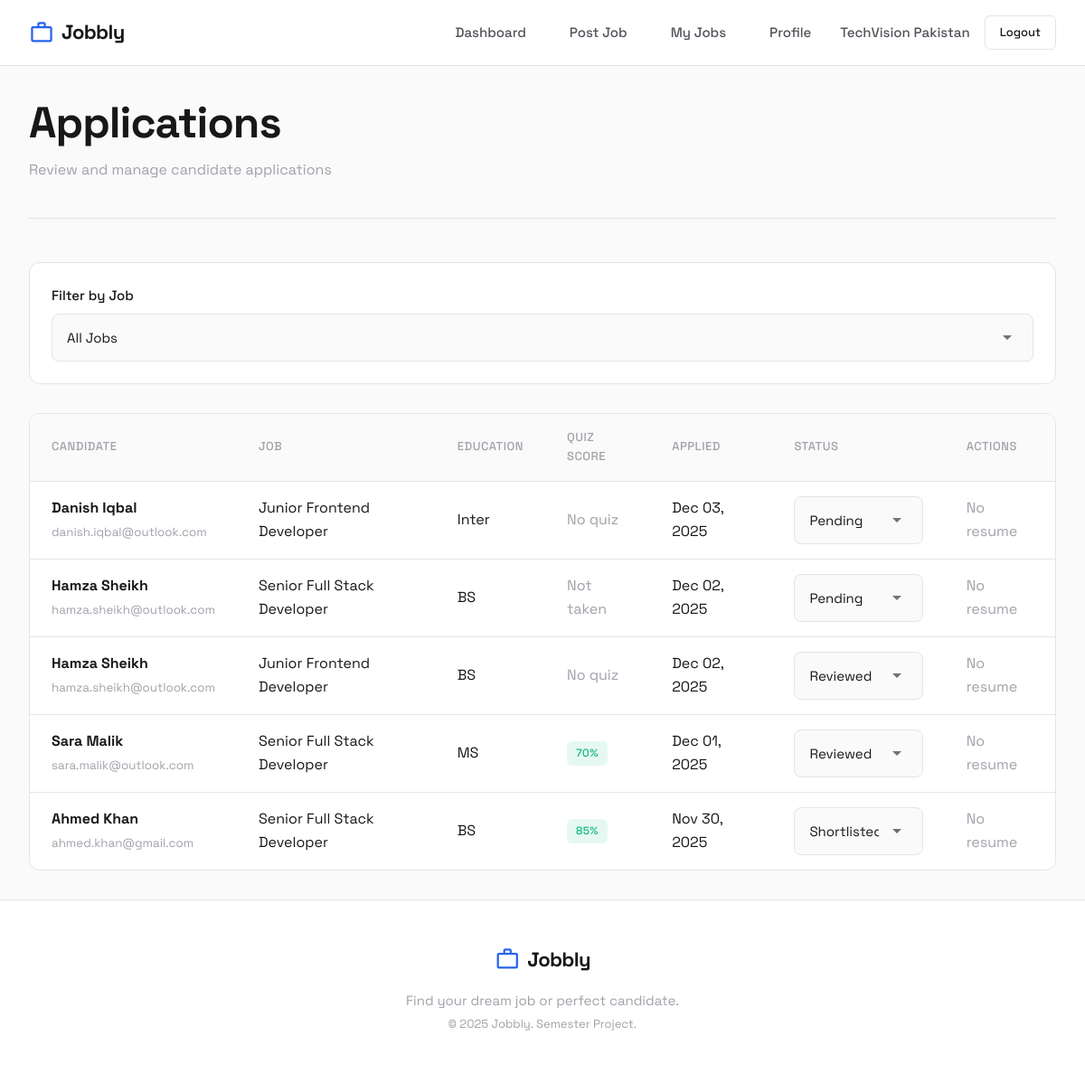
/company/view-applications.php (signed in), run on the app's committed database.
### tables this page shows
CREATE TABLE applications (
    application_id INT AUTO_INCREMENT PRIMARY KEY,
    job_id INT NOT NULL,
    seeker_id INT NOT NULL,
    applied_date TIMESTAMP DEFAULT CURRENT_TIMESTAMP,
    status ENUM('pending', 'reviewed', 'shortlisted', 'rejected') DEFAULT 'pending',
    FOREIGN KEY (job_id) REFERENCES jobs(job_id) ON DELETE CASCADE,
    FOREIGN KEY (seeker_id) REFERENCES seekers(seeker_id) ON DELETE CASCADE,
    UNIQUE KEY unique_application (job_id, seeker_id)
);

CREATE TABLE seekers (
    seeker_id INT AUTO_INCREMENT PRIMARY KEY,
    user_id INT NOT NULL UNIQUE,
    full_name VARCHAR(255) NOT NULL,
    pfp VARCHAR(255),
    resume_url VARCHAR(255),
    experience TEXT,
    education ENUM('Matric', 'Inter', 'BS', 'MS', 'PhD') DEFAULT 'Matric',
    FOREIGN KEY (user_id) REFERENCES users(user_id) ON DELETE CASCADE
);

CREATE TABLE users (
    user_id INT AUTO_INCREMENT PRIMARY KEY,
    email VARCHAR(255) UNIQUE NOT NULL,
    password VARCHAR(255) NOT NULL,
    user_type ENUM('company', 'seeker') NOT NULL,
    created_at TIMESTAMP DEFAULT CURRENT_TIMESTAMP
);

CREATE TABLE jobs (
    job_id INT AUTO_INCREMENT PRIMARY KEY,
    company_id INT NOT NULL,
    title VARCHAR(255) NOT NULL,
    description TEXT,
    location VARCHAR(255),
    salary_min INT,
    salary_max INT,
    job_type ENUM('full-time', 'part-time', 'internship', 'contract', 'remote') DEFAULT 'full-time',
    required_skills TEXT,
    required_education ENUM('Matric', 'Inter', 'BS', 'MS', 'PhD') DEFAULT 'Matric',
    posted_date TIMESTAMP DEFAULT CURRENT_TIMESTAMP,
    status ENUM('active', 'closed') DEFAULT 'active',
    FOREIGN KEY (company_id) REFERENCES companies(company_id) ON DELETE CASCADE
);

CREATE TABLE quiz_attempts (
    attempt_id INT AUTO_INCREMENT PRIMARY KEY,
    quiz_id INT NOT NULL,
    seeker_id INT NOT NULL,
    score INT DEFAULT 0,
    attempt_date TIMESTAMP DEFAULT CURRENT_TIMESTAMP,
    is_passed BOOLEAN DEFAULT FALSE,
    time_taken INT,
    FOREIGN KEY (quiz_id) REFERENCES quizzes(quiz_id) ON DELETE CASCADE,
    FOREIGN KEY (seeker_id) REFERENCES seekers(seeker_id) ON DELETE CASCADE
);

### includes/functions.php (called while the page is built, shortened)
<?php
function e($string) {
    return htmlspecialchars($string, ENT_QUOTES, 'UTF-8');
}
function formatDate($date) {
    return date('M d, Y', strtotime($date));
}

### company/view-applications.php (the view, shortened to what this page needs)
<?php
$db = getDB();
$companyId = $_SESSION['company_id'];
$sql = "
    SELECT a.*, j.title as job_title, s.full_name, s.education, s.resume_url, u.email,
           qa.score as quiz_score, qa.is_passed, q.passing_score
    FROM applications a
    JOIN jobs j ON a.job_id = j.job_id
    JOIN seekers s ON a.seeker_id = s.seeker_id
    JOIN users u ON s.user_id = u.user_id
    LEFT JOIN quizzes q ON j.job_id = q.job_id
    LEFT JOIN quiz_attempts qa ON q.quiz_id = qa.quiz_id AND a.seeker_id = qa.seeker_id
    WHERE j.company_id = ?
";
$params = [$companyId];
$sql .= " ORDER BY a.applied_date DESC";
$stmt = $db->prepare($sql);
$stmt->execute($params);
$applications = $stmt->fetchAll();
require_once __DIR__ . '/../includes/header.php';
?>
<div class="page-header">
    <h1 class="page-title">Applications</h1>
    <p class="page-subtitle">Review and manage candidate applications</p>
</div>
<div class="filters">
    <form method="GET" action="" class="filters-form" novalidate>
        <div class="form-group">
            <label class="form-label">Filter by Job</label>
            <select name="job" class="form-select" onchange="this.form.submit()">
                <option value="">All Jobs</option>
            </select>
        </div>
    </form>
</div>
<?php if (empty($applications)): ?>
<div class="empty-state">
    <span class="material-symbols-outlined">inbox</span>
    <h3>No Applications Yet</h3>
    <p>Applications will appear here once candidates apply to your jobs.</p>
</div>
<?php else: ?>
<div class="table-container">
    <table class="table">
        <thead>
            <tr>
                <th>Candidate</th>
                <th>Job</th>
                <th>Education</th>
                <th>Quiz Score</th>
                <th>Applied</th>
                <th>Status</th>
                <th>Actions</th>
            </tr>
        </thead>
        <tbody>
            <?php foreach ($applications as $app): ?>
            <tr>
                <td>
                    <strong><?= e($app['full_name']) ?></strong>
                    <br><small class="text-muted"><?= e($app['email']) ?></small>
                </td>
                <td><?= e($app['job_title']) ?></td>
                <td><?= e($app['education']) ?></td>
                <td>
                    <?php if ($app['quiz_score'] !== null): ?>
                        <span class="badge <?= $app['is_passed'] ? 'badge-success' : 'badge-danger' ?>">
                            <?= $app['quiz_score'] ?>%
                        </span>
                    <?php elseif ($app['passing_score'] !== null): ?>
                        <span class="text-muted">Not taken</span>
                    <?php else: ?>
                        <span class="text-muted">No quiz</span>
                    <?php endif; ?>
                </td>
                <td><?= formatDate($app['applied_date']) ?></td>
                <td>
                    <form method="POST" style="display: inline;" novalidate>
                        <select name="status" class="form-select" style="min-width: 130px;" onchange="this.form.submit()">
                            <?php
                            $statuses = ['pending', 'reviewed', 'shortlisted', 'rejected'];
                            foreach ($statuses as $s): ?>
                            <option value="<?= $s ?>" <?= $app['status'] === $s ? 'selected' : '' ?>>
                                <?= ucfirst($s) ?>
                            </option>
                            <?php endforeach; ?>
                        </select>
                    </form>
                </td>
                <td>
                    <?php if ($app['resume_url']): ?>
                    <a href="<?= SITE_URL ?>/uploads/resumes/<?= e($app['resume_url']) ?>"
                       target="_blank" class="btn btn-sm">
                        <span class="material-symbols-outlined">description</span>
                        Resume
                    </a>
                    <?php else: ?>
                    <span class="text-muted">No resume</span>
                    <?php endif; ?>
                </td>
            </tr>
            <?php endforeach; ?>
        </tbody>
    </table>
</div>
<?php endif; ?>
<?php require_once __DIR__ . '/../includes/footer.php'; ?>

### assets/css/variables.css (style rules this page uses)
:root { --primary: #2563eb; --primary-hover: #1d4ed8; --primary-light: #eff6ff; --primary-subtle: rgba(37, 99, 235, 0.06); --accent-yellow: #f59e0b; --accent-green: #10b981; --accent-red: #ef4444; --accent-purple: #8b5cf6; --success: #22c55e; --bg: #fafafa; --bg-alt: #ffffff; --bg-elevated: #ffffff; --text: #18181b; --text-secondary: #52525b; --text-muted: #a1a1aa; --border: #e4e4e7; --border-hover: #d4d4d8; --shadow-xs: 0 1px 2px rgba(0, 0, 0, 0.04); --shadow-sm: 0 2px 4px rgba(0, 0, 0, 0.04), 0 1px 2px rgba(0, 0, 0, 0.02); --shadow-md: 0 4px 12px rgba(0, 0, 0, 0.06), 0 2px 4px rgba(0, 0, 0, 0.04); --shadow-lg: 0 8px 24px rgba(0, 0, 0, 0.08), 0 4px 8px rgba(0, 0, 0, 0.04); --shadow-xl: 0 16px 48px rgba(0, 0, 0, 0.1); --ring: 0 0 0 3px rgba(37, 99, 235, 0.15); --space-xs: 0.25rem; --space-sm: 0.5rem; --space-md: 1rem; --space-lg: 1.5rem; --space-xl: 2rem; --space-2xl: 3rem; --space-3xl: 4rem; --border-width: 1px; --radius-sm: 6px; --radius-md: 8px; --radius-lg: 12px; --radius-xl: 16px; --radius-full: 9999px; --transition-fast: 0.15s ease; --transition: 0.2s ease; --transition-slow: 0.3s ease; }

### assets/css/style.css (style rules this page uses)
* { margin: 0; padding: 0; box-sizing: border-box; }
html { scroll-behavior: smooth; }
body { font-family: 'Space Grotesk', -apple-system, BlinkMacSystemFont, sans-serif; background: var(--bg); color: var(--text); line-height: 1.6; min-height: 100vh; display: flex; flex-direction: column; -webkit-font-smoothing: antialiased; -moz-osx-font-smoothing: grayscale; }
h1, h2, h3, h4, h5, h6 { font-weight: 600; line-height: 1.3; letter-spacing: -0.02em; color: var(--text); }
h1 { font-size: clamp(2rem, 5vw, 3rem); font-weight: 700; }
p { margin-bottom: var(--space-md); color: var(--text-secondary); }
.page-header { margin-bottom: var(--space-2xl); padding-bottom: var(--space-lg); border-bottom: var(--border-width) solid var(--border); }
.page-title { margin-bottom: var(--space-sm); }
.page-subtitle { color: var(--text-muted); }
.text-muted { color: var(--text-muted); }

### assets/css/components.css (style rules this page uses)
.badge { display: inline-flex; align-items: center; padding: 0.25rem 0.625rem; font-size: 0.75rem; font-weight: 500; text-transform: uppercase; letter-spacing: 0.03em; border-radius: var(--radius-sm); transition: all 0.2s ease; }
.badge-success { background: rgba(16, 185, 129, 0.1); color: var(--accent-green); }
.form-group { margin-bottom: var(--space-lg); }
.form-label { display: block; font-weight: 500; font-size: 0.9375rem; margin-bottom: var(--space-sm); color: var(--text); }
.form-input, .form-select, .form-textarea { width: 100%; padding: var(--space-md); font-family: inherit; font-size: 0.9375rem; background: var(--bg); color: var(--text); border: var(--border-width) solid var(--border); border-radius: var(--radius-md); transition: var(--transition); }
.form-select { cursor: pointer; appearance: none; background-repeat: no-repeat; background-position: right var(--space-md) center; padding-right: var(--space-2xl); }
.table-container { overflow-x: auto; border: var(--border-width) solid var(--border); border-radius: var(--radius-lg); }
.table { width: 100%; border-collapse: collapse; background: var(--bg-alt); }
.table th, .table td { padding: var(--space-md) var(--space-lg); text-align: left; border-bottom: var(--border-width) solid var(--border); }
.table th { background: var(--bg); font-weight: 500; font-size: 0.8125rem; text-transform: uppercase; letter-spacing: 0.04em; color: var(--text-muted); }
.table tr:last-child td { border-bottom: none; }
.table tbody tr { transition: all 0.2s ease; }
.filters { background: var(--bg-alt); border: var(--border-width) solid var(--border); border-radius: var(--radius-lg); padding: var(--space-lg); margin-bottom: var(--space-xl); }
.filters-form { display: flex; flex-wrap: wrap; gap: var(--space-md); align-items: flex-end; }
.filters-form .form-group { flex: 1; min-width: 200px; margin-bottom: 0; }

### data on the page
applications: seeker.full_name "Danish Iqbal", users.email "danish.iqbal@outlook.com", job.title "Junior Frontend Developer", seeker.education "Inter", shows "No quiz", applied_date "Dec 03, 2025", status "Pending"
applications: seeker.full_name "Hamza Sheikh", users.email "hamza.sheikh@outlook.com", job.title "Senior Full Stack Developer", seeker.education "BS", shows "Not taken", applied_date "Dec 02, 2025", status "Pending"
applications: seeker.full_name "Hamza Sheikh", users.email "hamza.sheikh@outlook.com", job.title "Junior Frontend Developer", seeker.education "BS", shows "No quiz", applied_date "Dec 02, 2025", status "Reviewed"
applications: seeker.full_name "Sara Malik", users.email "sara.malik@outlook.com", job.title "Senior Full Stack Developer", seeker.education "MS", quiz_attempts.score "70", applied_date "Dec 01, 2025", status "Reviewed"
applications: seeker.full_name "Ahmed Khan", users.email "ahmed.khan@gmail.com", job.title "Senior Full Stack Developer", seeker.education "BS", quiz_attempts.score "85", applied_date "Nov 30, 2025", status "Shortlisted"

### other printed values
SITE_NAME "Jobbly"
$_SESSION['company_name'] "TechVision Pakistan"
